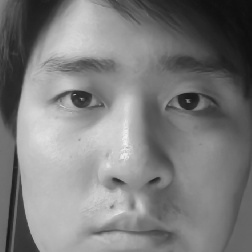
#> input picture dataset/User.1.13.jpg, 252 x 252 px, given in place of the camera
$ python face_train.py
#> lines starting #> are read from the running program, lines starting #| are printed output that depends on the picture
import cv2
import numpy as np
import os
import json

# Path for face image database
path = 'dataset'
recognizer = cv2.face.LBPHFaceRecognizer_create()
detector = cv2.CascadeClassifier("haarcascade_frontalface_default.xml")
cap = cv2.VideoCapture(0)
cap.set(3,640) # set Width
cap.set(4,480) # set Height

users = []
with open("users.json") as json_file:
#> (reads users.json from the repository)
    users = json.load(json_file)
face_id = input("\nEnter user id and press <return> ==>  ")
if face_id in users["users"]:
    print(f"\nUser {face_id} already exists")
    exit()
print("\n[INFO] Initializing face capture. Look the camera and wait ...")
count = 0 # Initialize individual sampling face count

while(True):
    ret, img = cap.read()
#> img is the input picture: shape (252, 252, 3); min 13, max 242, mean 124.7
    face_region = img[80:400, 160:480]
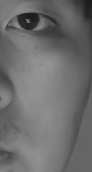
#> face_region: shape (172, 92, 3); min 25, max 149, mean 109.4
    gray = cv2.cvtColor(face_region, cv2.COLOR_BGR2GRAY)
    faces = detector.detectMultiScale(
        gray,
        scaleFactor=1.2,
        minNeighbors=5,
        minSize=(20, 20)
    )
#> faces = ()
    for (x,y,w,h) in faces:
        cv2.rectangle(face_region,(x,y),(x+w,y+h),(255,0,0),2)
        count += 1
        # Save the captured image into the datasets folder
        cv2.imwrite(f"dataset/User.{face_id}.{count}.jpg", gray[y:y+h,x:x+w])
#> this loop made 0 passes
#> after the loop, count = 0

    img = cv2.flip(img, 1) # Flip camera horizontally
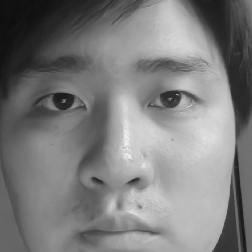
#> img: shape (252, 252, 3); min 13, max 242, mean 124.7
    cv2.imshow('video', img)
    k = cv2.waitKey(30) & 0xff
#> (key Esc is pressed here)
    if k == 27: # press 'ESC' to quit
        break
    elif count >= 30: # Take 100 face sample and stop video
        users["users"].append(face_id)
        with open("users.json", "w") as json_file:
            json.dump(users, json_file)
        break
cap.release()
cv2.destroyAllWindows()

# function to get the images and label data
def getImagesAndLabels(path):
#> called with path = 'dataset'
    imagePaths = [os.path.join(path,f) for f in os.listdir(path)]
    faceSamples=[]
    ids = []
    for imagePath in imagePaths:
        img = cv2.imread(imagePath, cv2.IMREAD_GRAYSCALE)
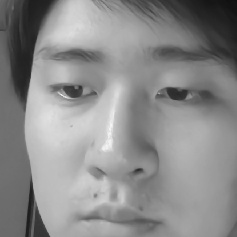
#> input picture dataset/User.1.1.jpg, 237 x 237 px
#> img is the input picture: shape (237, 237); min 16, max 245, mean 139.2
        id = int(os.path.split(imagePath)[-1].split(".")[1])
        faces = detector.detectMultiScale(img)
#> faces = [[22, 20, 101, 101], [8, 8, 213, 213]]
        for (x,y,w,h) in faces:
            faceSamples.append(img[y:y+h,x:x+w])
            ids.append(id)
#> this loop made 2 passes
#> after the loop, faceSamples = 2 items; ids = [1, 1]
    return faceSamples,ids
print ("\n [INFO] Training faces. It will take a few seconds. Wait ...")
faces,ids = getImagesAndLabels(path)
recognizer.train(faces, np.array(ids))
# Save the model into trainer.yml
recognizer.write('trainer.yml')
# Print the numer of faces trained and end program
print("\n [INFO] {0} faces trained. Exiting Program".format(len(np.unique(ids))))
